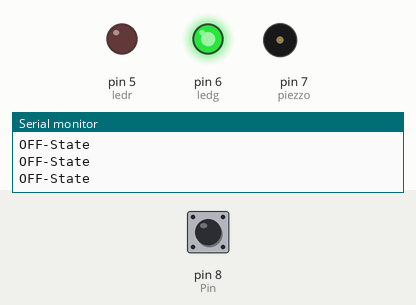
Recording of a sketch running on a simulated Arduino Uno, built with avr-gcc and run on an emulated ATmega328P. Shown: output pins drawn as LEDs (lit = HIGH), buzzer (waves = sounding), the last lines printed to the serial monitor. Dashed ring = blinking. The inputs (shaded band) are chosen by the test bench; at power-on: pin 8 (Pin) LOW.

Above: at 1.2 s.
1.3 s: pin 8 (Pin) driven HIGH
At 2.2 s:
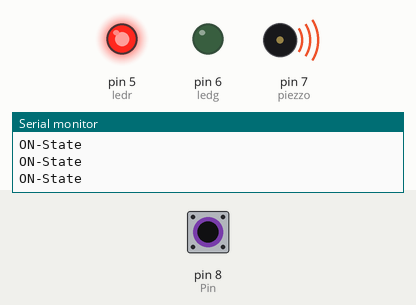
2.8 s: pin 8 (Pin) driven LOW
At 3.3 s:
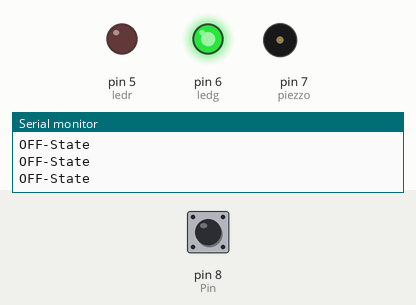
5.8 s: pin 8 (Pin) pulsed HIGH 2 times (0.12 s each, 0.3 s apart)
At 6.01 s:
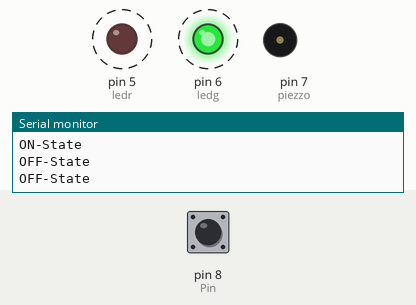
9.4 s: pin 8 (Pin) pulsed HIGH 5 times (0.12 s each, 0.3 s apart)
At 11.0 s:
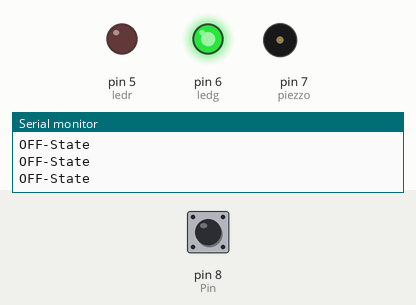
Timing chart, 0 to 12.5 s (numbered marks = the images above; inputs shaded):
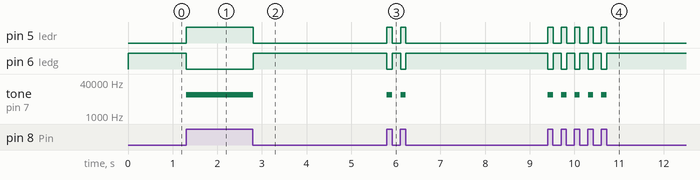

Measured:
- after the input at 1.3 s, pin 5 (ledr): LOW → HIGH at once; pin 6 (ledg): HIGH → LOW at once; tone on pin 7 (piezzo): silent → 10000 Hz at once
- after the input at 2.8 s, pin 5 (ledr): HIGH → LOW at once; pin 6 (ledg): LOW → HIGH at once; tone on pin 7 (piezzo): 10000 Hz → silent at once
- after the input at 5.8 s, pin 5 (ledr): alternates HIGH for 0.12 s and LOW for 0.18 s, 4 changes in all, then stays LOW, starting at once; pin 6 (ledg): alternates HIGH for 0.18 s and LOW for 0.12 s, 4 changes in all, then stays HIGH, starting at once
- after the input at 9.4 s, pin 5 (ledr): alternates HIGH for 0.11 s and LOW for 0.18 s, 10 changes in all, then stays LOW, starting at once; pin 6 (ledg): alternates HIGH for 0.18 s and LOW for 0.11 s, 10 changes in all, then stays HIGH, starting at once

The sketch:

arduino_vibration_alert.ino
```cpp
int ledr=5;
int ledg=6;
const int Pin=8;
int piezzo=7;
void setup() {
 pinMode(ledr, OUTPUT);
 pinMode(ledg, OUTPUT);
 pinMode(piezzo, OUTPUT);
 pinMode(Pin, INPUT);
Serial.begin(9600);
 }

void loop() {

  int value= digitalRead(Pin);
 if (value==HIGH)
 {
  digitalWrite(ledr, 1);
  digitalWrite(ledg, 0);
  tone(piezzo, 10000, 50000);
  Serial.println("ON-State");
 }
 else
 {
   digitalWrite(ledr, 0);
  digitalWrite(ledg, 1);
  noTone(piezzo);
  Serial.println("OFF-State");
 }
}  
```
